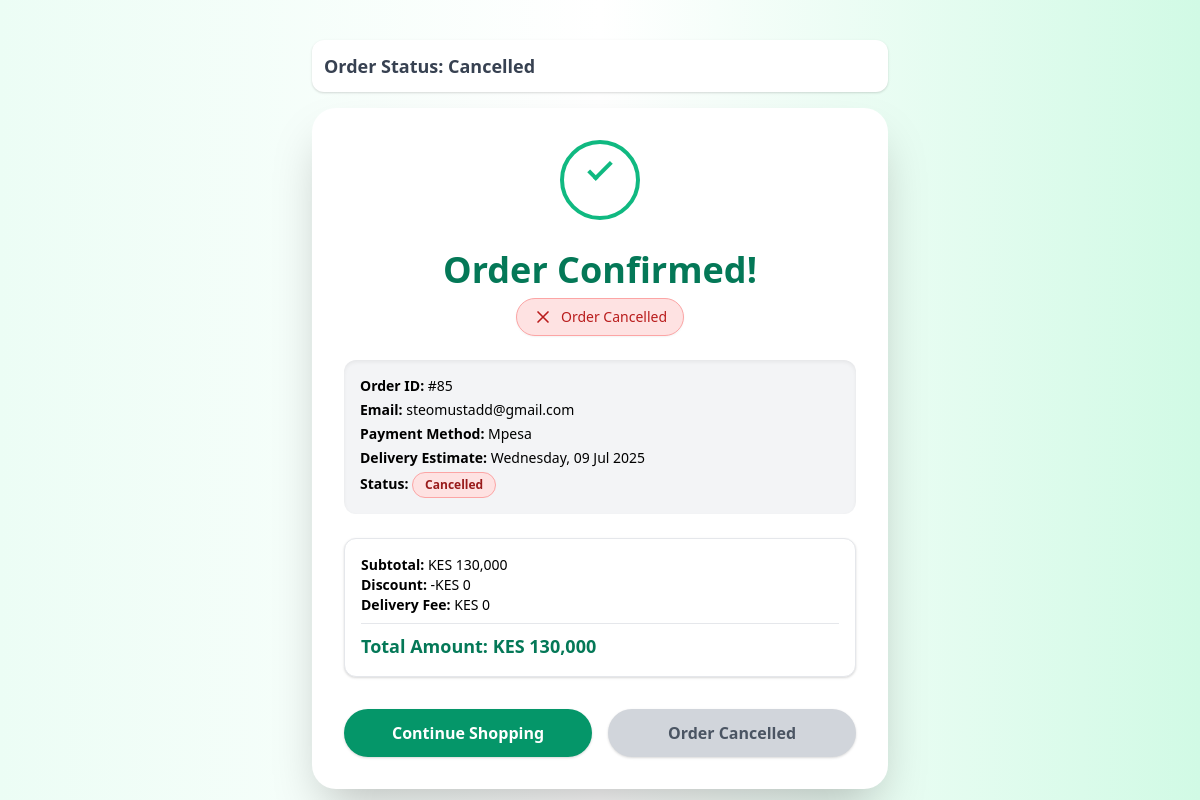
The app's page /checkout/order-success/85/ with its own data.
### checkout/models.py (models this page shows, shortened)
class Order(models.Model):
    user = models.ForeignKey(User, on_delete=models.SET_NULL, null=True, blank=True)
    full_name = models.CharField(max_length=100)
    email = models.EmailField()
    phone = models.CharField(max_length=20)
    address = models.TextField()
    city = models.CharField(max_length=100)
    delivery_method = models.CharField(max_length=20, choices=DELIVERY_CHOICES)
    payment_method = models.CharField(max_length=20, choices=PAYMENT_METHODS)
    coupon_code = models.CharField(max_length=50, blank=True, null=True)
    discount_amount = models.DecimalField(max_digits=8, decimal_places=2, default=0)
    total_amount = models.DecimalField(max_digits=10, decimal_places=2)
    estimated_delivery = models.DateField()
    order_status = models.CharField(max_length=20, choices=ORDER_STATUS, default='pending')
    timestamp = models.DateTimeField(default=timezone.now)
    created_at = models.DateTimeField(auto_now_add=True)

### checkout/views.py (the view)
# urls.py: path('order-success/<int:order_id>/', views.order_success_view, name='order_success'),
def order_success_view(request, order_id):
    order = get_object_or_404(Order, id=order_id)
    items = order.items.all()
    subtotal = sum([item.price_at_time * item.quantity for item in items])
    discount = order.discount_amount or Decimal('0.00')
    delivery_fee = {
        'standard': Decimal('300.00'),
        'express': Decimal('600.00'),
    }.get(order.delivery_method, Decimal('0.00'))
    total_price = subtotal - discount + delivery_fee
    return render(request, 'checkout/order_success.html', {
        'order': order,
        'items': items,
        'subtotal': subtotal,
        'discount': discount,
        'delivery_fee': delivery_fee,
        'total_price': total_price,
    })

### checkout/templates/checkout/order_success.html (shortened to what this page needs)
{% load static %}
{% load humanize %}
<!DOCTYPE html>
<html lang="en">
<head>
  <link href="https://cdn.jsdelivr.net/npm/tailwindcss@2.2.19/dist/tailwind.min.css" rel="stylesheet">
</head>
<body class="bg-gradient-to-r from-green-50 via-white to-green-100 min-h-screen flex flex-col items-center justify-start pt-10 px-4">
<div class="sticky top-0 z-40 bg-white w-full max-w-xl rounded-xl shadow p-3 mb-4">
  <h2 class="text-lg font-bold text-gray-700">Order Status: {{ order.order_status|title }}</h2>
</div>
<div id="orderCard" class="bg-white p-8 rounded-3xl shadow-2xl w-full max-w-xl text-center transition-all duration-500 transform">
  <div class="success-checkmark mx-auto mb-6"></div>
  <div class="animate-pop mb-2">
    <h1 class="text-3xl md:text-4xl font-extrabold text-green-700">Order Confirmed!</h1>
  </div>
  {% if order.order_status == 'processing' %}
    <div class="flex justify-center animate-fade-in-up mb-4">
      <div class="inline-flex items-center bg-green-100 text-green-700 text-sm font-medium px-4 py-2 rounded-full border border-green-300 shadow-sm">
        <svg class="w-5 h-5 mr-2 animate-pop" fill="currentColor" viewBox="0 0 20 20">
          <path fill-rule="evenodd" d="M10 18a8 8 0 100-16 8 8 0 000 16zm3.707-10.707a1 1 0 00-1.414-1.414L9 9.586 7.707 8.293a1 1 0 00-1.414 1.414L9 12.414l4.707-4.707z" clip-rule="evenodd"/>
        </svg>
        Order Paid Successfully
      </div>
    </div>
  {% elif order.order_status == 'cancelled' %}
    <div class="flex justify-center animate-fade-in-up mb-4">
      <div class="inline-flex items-center bg-red-100 text-red-700 text-sm font-medium px-4 py-2 rounded-full border border-red-300 shadow-sm">
        <svg class="w-5 h-5 mr-2 animate-pop" fill="none" stroke="currentColor" viewBox="0 0 24 24">
          <path stroke-linecap="round" stroke-linejoin="round" stroke-width="2" d="M6 18L18 6M6 6l12 12"/>
        </svg>
        Order Cancelled
      </div>
    </div>
  {% endif %}
  <div class="mt-6 bg-gray-100 rounded-xl p-4 text-sm text-left shadow-inner space-y-1">
    <p><strong>Order ID:</strong> #{{ order.id }}</p>
    <p><strong>Email:</strong> {{ order.email }}</p>
    <p><strong>Payment Method:</strong> {{ order.payment_method|title }}</p>
    <p><strong>Delivery Estimate:</strong> {{ order.estimated_delivery|date:"l, d M Y" }}</p>
    <p><strong>Status:</strong>
      <span class="inline-block px-3 py-1 text-xs rounded-full font-semibold
        {% if order.order_status == 'pending' %} bg-yellow-100 text-yellow-800 border border-yellow-300
        {% elif order.order_status == 'processing' %} bg-blue-100 text-blue-800 border border-blue-300
        {% elif order.order_status == 'shipped' %} bg-purple-100 text-purple-800 border border-purple-300
        {% elif order.order_status == 'delivered' %} bg-green-100 text-green-800 border border-green-300
        {% elif order.order_status == 'cancelled' %} bg-red-100 text-red-800 border border-red-300
        {% else %} bg-gray-200 text-gray-700 border border-gray-300 {% endif %}">
        {{ order.order_status|title }}
      </span>
    </p>
  </div>
  <div class="mt-6 bg-white border border-gray-200 rounded-xl p-4 text-sm text-left shadow">
    <p><strong>Subtotal:</strong> KES {{ subtotal|floatformat:0|intcomma }}</p>
    <p><strong>Discount:</strong> -KES {{ discount|floatformat:0|intcomma }}</p>
    <p><strong>Delivery Fee:</strong> KES {{ delivery_fee|floatformat:0|intcomma }}</p>
    <hr class="my-2">
    <p class="text-lg font-semibold text-green-700"><strong>Total Amount:</strong> KES {{ total_price|floatformat:0|intcomma }}</p>
  </div>
  <div class="mt-8 flex flex-col md:flex-row justify-center gap-4">
    <a href="{% url 'checkout:clear_session_and_redirect' %}"
       onclick="storeOrderToFloat(event);"
       class="flex-1 text-center px-6 py-3 bg-green-600 text-white rounded-full font-semibold hover:bg-green-700 transition duration-200 shadow">
      Continue Shopping
    </a>
    {% if order.order_status == 'pending' %}
      <button onclick="openPaymentPopup('{{ order.id }}')"
              class="flex-1 px-6 py-3 bg-yellow-500 text-white rounded-full font-semibold hover:bg-yellow-600 transition duration-200 shadow">
        Make Payment
      </button>
      <form action="{% url 'checkout:cancel_order' order.id %}" method="POST" class="flex-1" onsubmit="return confirm('Are you sure you want to cancel this order?');">
        {% csrf_token %}
        <button type="submit" class="w-full px-6 py-3 bg-red-600 text-white rounded-full font-semibold hover:bg-red-700 transition duration-200 shadow">
          Cancel Order
        </button>
      </form>
    {% elif order.order_status == 'cancelled' %}
      <button disabled class="flex-1 px-6 py-3 bg-gray-300 text-gray-600 rounded-full font-semibold cursor-not-allowed shadow">
        Order Cancelled
      </button>
    {% else %}
      <a href="{% url 'checkout:track_order' order.id %}"
         class="flex-1 text-center px-6 py-3 bg-blue-600 text-white rounded-full font-semibold hover:bg-blue-700 transition duration-200 shadow">
        Track Order
      </a>
    {% endif %}
  </div>
</div>
</body>
</html>

### checkout/templates/checkout/order_success.html (style rules this page uses)
.success-checkmark { width: 80px; height: 80px; border-radius: 50%; display: inline-block; border: 4px solid #10b981; animation: scaleIn 0.6s ease-out; }
.success-checkmark:after { content: ''; display: block; width: 24px; height: 12px; border-left: 4px solid #10b981; border-bottom: 4px solid #10b981; transform: rotate(-45deg); position: relative; top: 18px; left: 24px; }
.animate-fade-in-up { animation: fade-in-up 0.8s ease-out; }
.animate-pop { animation: pop 0.5s ease-out; }

### records on screen
Order: order_status "Cancelled", id "85", email "steomustadd@gmail.com", payment_method "Mpesa", estimated_delivery "Wednesday, 09 Jul 2025"

### other values on screen
{{ subtotal|floatformat:0|intcomma }} "130,000"
{{ discount|floatformat:0|intcomma }} "0"
{{ delivery_fee|floatformat:0|intcomma }} "0"
{{ total_price|floatformat:0|intcomma }} "130,000"
